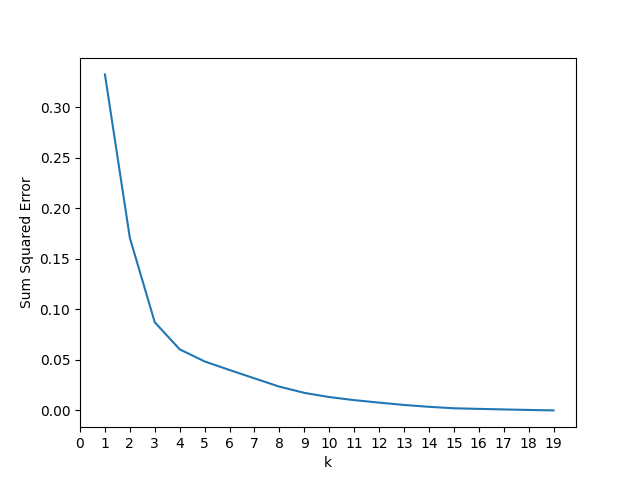

The Python source for this figure:
from sklearn.cluster import KMeans

columns = ['Portion Eggs',
            'Portion Butter',
            'Portion Sugar',
            'Portion Flour']

data = [[0.14, 0.14, 0.28, 0.44],
        [0.22, 0.1, 0.45, 0.33],
        [0.1, 0.19, 0.25, 0.4],
        [0.02, 0.08, 0.43, 0.45],
        [0.16, 0.08, 0.35, 0.3],
        [0.14, 0.17, 0.31, 0.38],
        [0.05, 0.14, 0.35, 0.5],
        [0.1, 0.21, 0.28, 0.44],
        [0.04, 0.08, 0.35, 0.47],
        [0.11, 0.13, 0.28, 0.45],
        [0.0, 0.07, 0.34, 0.65],
        [0.2, 0.05, 0.4, 0.37],
        [0.12, 0.15, 0.33, 0.45],
        [0.25, 0.1, 0.3, 0.35],
        [0.0, 0.1, 0.4, 0.5],
        [0.15, 0.2, 0.3, 0.37],
        [0.0, 0.13, 0.4, 0.49],
        [0.22, 0.07, 0.4, 0.38],
        [0.2, 0.18, 0.3, 0.4]]

all_errors = []

#'''
for num_k in range(1, len(data)+1) :
    kmeans = KMeans(n_clusters=num_k).fit(data)
    all_errors.append(kmeans.inertia_)

'''
import matplotlib.pyplot as plt
#plt.style.use('bmh')

k_val = range(1, len(data)+1)

plt.plot(k_val, all_errors)
#plt.xlim((1,6))
plt.xticks(range(len(data)+1))
plt.xlabel("k")
plt.ylabel("Sum Squared Error")

plt.savefig('analysis/KNN/KMeans_elbow.png')
#'''